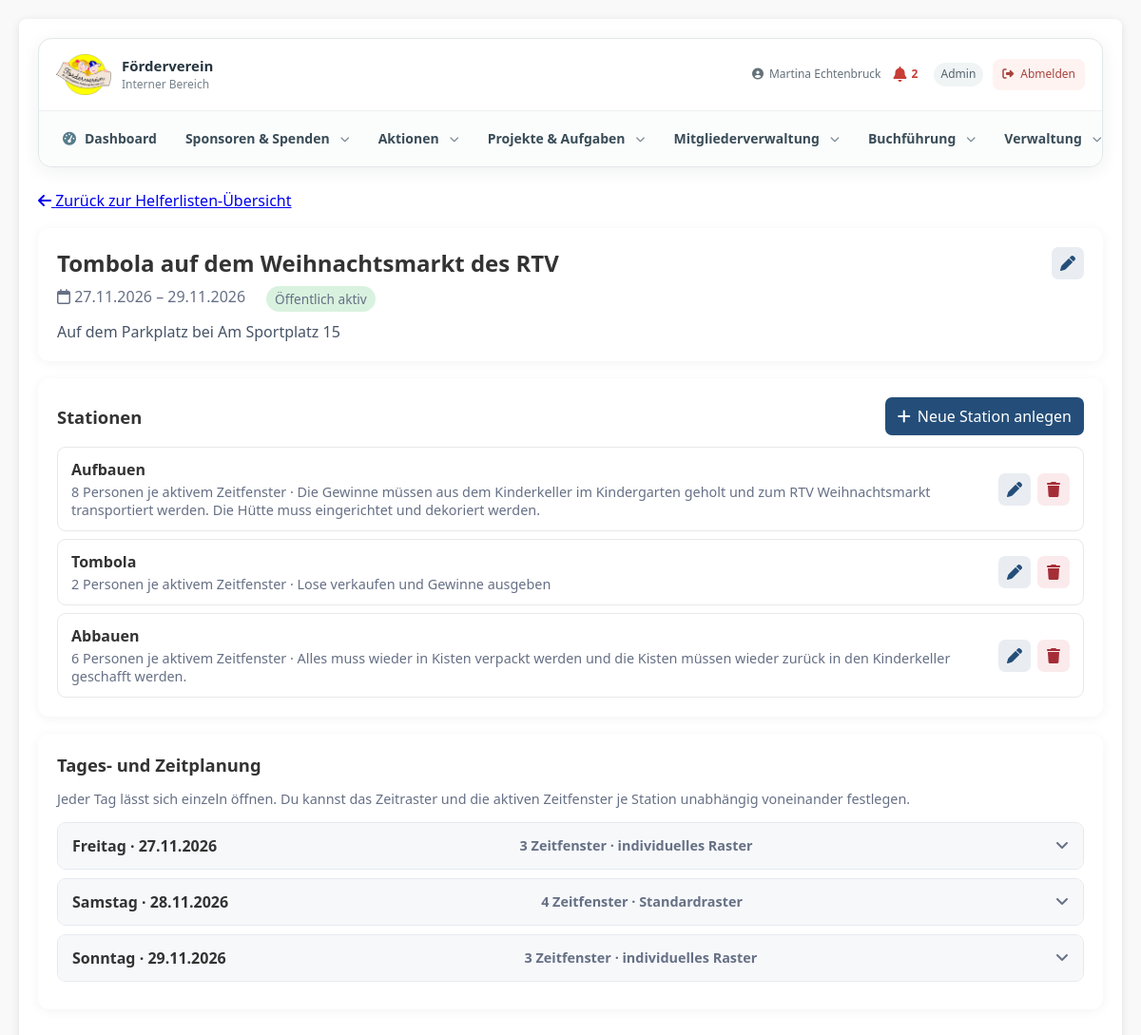
/helferaktion.php (signed in), run on the app's committed database.
### tables this page shows
CREATE TABLE `roles` (
  `id` int NOT NULL,
  `role_name` varchar(50) NOT NULL,
  `description` text,
  `created_at` timestamp NULL DEFAULT CURRENT_TIMESTAMP
);

CREATE TABLE `helper_actions` (
  `id` bigint UNSIGNED NOT NULL,
  `title` varchar(180) NOT NULL,
  `description` text,
  `start_date` date NOT NULL,
  `end_date` date NOT NULL,
  `status` enum('draft','active','closed') NOT NULL DEFAULT 'draft',
  `default_slots` json DEFAULT NULL,
  `created_by` bigint UNSIGNED DEFAULT NULL,
  `created_at` timestamp NOT NULL DEFAULT CURRENT_TIMESTAMP,
  `updated_at` timestamp NOT NULL DEFAULT CURRENT_TIMESTAMP ON UPDATE CURRENT_TIMESTAMP
);

CREATE TABLE `helper_stations` (
  `id` bigint UNSIGNED NOT NULL,
  `action_id` bigint UNSIGNED NOT NULL,
  `name` varchar(150) NOT NULL,
  `description` varchar(500) DEFAULT NULL,
  `capacity` smallint UNSIGNED NOT NULL DEFAULT '1',
  `sort_order` int NOT NULL DEFAULT '0',
  `active` tinyint(1) NOT NULL DEFAULT '1'
);

CREATE TABLE `helper_days` (
  `id` bigint UNSIGNED NOT NULL,
  `action_id` bigint UNSIGNED NOT NULL,
  `event_date` date NOT NULL,
  `slots_json` json NOT NULL,
  `custom_grid` tinyint(1) NOT NULL DEFAULT '0'
);

### helferaktion.php (called while the page is built, shortened)
<?php
require __DIR__ . '/app/Modules/Helferverwaltung/Pages/action.php';

### app/Core/Auth.php (called while the page is built, shortened)
<?php
function getUserRole() {
    $database = new Database();
    $conn = $database->getConnection();
    $stmt = $conn->prepare("
        SELECT r.role_name
        FROM users u
        JOIN user_roles ur ON u.id = ur.user_id
        JOIN roles r ON ur.role_id = r.id
        WHERE u.id = ?
        LIMIT 1
    ");
    $stmt->execute([$_SESSION['user_id']]);
    return $stmt->fetchColumn();
}
?>

### app/Modules/Helferverwaltung/Pages/action.php (the view, shortened to what this page needs)
<?php
$root=dirname(__DIR__,4);require_once $root.'/auth.php';checkPermission('manage_helpers');require_once $root.'/db_connection.php';require_once $root.'/app/Core/Mail.php';
$db=(new Database())->getConnection();$db->setAttribute(PDO::ATTR_ERRMODE,PDO::ERRMODE_EXCEPTION);
if(empty($_SESSION['helpers_csrf']))$_SESSION['helpers_csrf']=bin2hex(random_bytes(32));$csrf=$_SESSION['helpers_csrf'];$error='';$notice='';
function hh($v){return htmlspecialchars((string)$v,ENT_QUOTES,'UTF-8');}
$actions=$db->query("SELECT a.*,(SELECT COUNT(*) FROM helper_stations s WHERE s.action_id=a.id) station_count,(SELECT COUNT(*) FROM helper_registrations r WHERE r.action_id=a.id AND r.status='active') signup_count FROM helper_actions a ORDER BY a.start_date DESC,a.id DESC")->fetchAll(PDO::FETCH_ASSOC);$selected=(int)($_GET['aktion']??($actions[0]['id']??0));$q=$db->prepare('SELECT * FROM helper_actions WHERE id=?');$q->execute([$selected]);$action=$q->fetch(PDO::FETCH_ASSOC);$stations=[];$days=[];if($action){$q=$db->prepare('SELECT * FROM helper_stations WHERE action_id=? ORDER BY sort_order,id');$q->execute([$selected]);$stations=$q->fetchAll(PDO::FETCH_ASSOC);$q=$db->prepare('SELECT * FROM helper_days WHERE action_id=? ORDER BY event_date');$q->execute([$selected]);$days=$q->fetchAll(PDO::FETCH_ASSOC);}
?><!doctype html><html lang="de"><head><meta charset="utf-8"><meta name="viewport" content="width=device-width,initial-scale=1"><title>Helferaktion bearbeiten</title>
<link rel="stylesheet" href="styles.css"><link rel="stylesheet" href="includes/navigation.css"><link rel="stylesheet" href="https://cdnjs.cloudflare.com/ajax/libs/font-awesome/6.4.0/css/all.min.css"></head><body><div class="container wrap"><header class="app-page-header"><?php require $root.'/includes/navigation.php';?></header><main class="helper-wrap"><?php if($error):?><?=hh($error)?><?php endif;?><?php if($notice):?><?=hh($notice)?><?php endif;?>
<p><a href="helferlisten.php"><i class="fa-solid fa-arrow-left"></i> Zurück zur Helferlisten-Übersicht</a></p>
<?php if($action):?>
<section class="helper-card">
 <div class="helper-action-summary"><div><h2><?=hh($action['title'])?></h2><div class="helper-action-meta"><span><i class="fa-regular fa-calendar"></i> <?=date('d.m.Y',strtotime($action['start_date']))?> – <?=date('d.m.Y',strtotime($action['end_date']))?></span><span class="helper-tag <?=$action['status']==='active'?'active':($action['status']==='closed'?'closed':'')?>"><?=['draft'=>'Entwurf','active'=>'Öffentlich aktiv','closed'=>'Geschlossen'][$action['status']]??hh($action['status'])?></span></div><?php if($action['description']):?><p class="helper-description"><?=nl2br(hh($action['description']))?></p><?php endif;?></div><button type="button" class="helper-btn helper-icon-btn" id="toggleActionEdit" title="Veranstaltung bearbeiten" aria-label="Veranstaltung bearbeiten"><i class="fa-solid fa-pen"></i></button></div>
</section>
<section class="helper-card"><div class="helper-section-head"><h2>Stationen</h2><button type="button" class="helper-btn primary" id="toggleNewStation"><i class="fa-solid fa-plus"></i> Neue Station anlegen</button></div>
 <?php if(!$stations):?><p class="helper-muted">Für diese Helferaktion wurden noch keine Stationen angelegt.</p><?php else:?><div class="helper-station-list"><?php foreach($stations as $s):$editing=(int)($_GET['edit_station']??0)===(int)$s['id'];?><article class="helper-station" id="station-<?=$s['id']?>"><div class="helper-station-head"><div><div class="helper-station-name"><?=hh($s['name'])?></div><div class="helper-station-meta"><?=hh($s['capacity'])?> Personen je aktivem Zeitfenster<?php if($s['description']):?> · <?=hh($s['description'])?><?php endif;?></div></div><div class="helper-station-actions"><a class="helper-btn helper-icon-btn" href="?aktion=<?=$selected?>&edit_station=<?=$s['id']?>#station-<?=$s['id']?>" title="Station bearbeiten" aria-label="Station bearbeiten"><i class="fa-solid fa-pen"></i></a><form method="post" onsubmit="return confirm('Station löschen? Zugehörige Belegungen werden ebenfalls entfernt.');"><input type="hidden" name="csrf" value="<?=hh($csrf)?>"><input type="hidden" name="do" value="station_delete"><input type="hidden" name="action_id" value="<?=$selected?>"><input type="hidden" name="station_id" value="<?=$s['id']?>"><button class="helper-btn helper-icon-btn danger" title="Station löschen" aria-label="Station löschen"><i class="fa-solid fa-trash"></i></button></form></div></div>
 </article><?php endforeach;?></div><?php endif;?>
</section>
<section class="helper-card"><div class="helper-section-head"><h2>Tages- und Zeitplanung</h2></div><p class="helper-muted">Jeder Tag lässt sich einzeln öffnen. Du kannst das Zeitraster und die aktiven Zeitfenster je Station unabhängig voneinander festlegen.</p>
 <?php foreach($days as $d):$slots=json_decode($d['slots_json'],true)?:[];?><details class="helper-day"><summary><span><?=['Sunday'=>'Sonntag','Monday'=>'Montag','Tuesday'=>'Dienstag','Wednesday'=>'Mittwoch','Thursday'=>'Donnerstag','Friday'=>'Freitag','Saturday'=>'Samstag'][date('l',strtotime($d['event_date']))]??''?> · <?=date('d.m.Y',strtotime($d['event_date']))?></span><span class="helper-muted"><?=count($slots)?> Zeitfenster<?=!empty($d['custom_grid'])?' · individuelles Raster':' · Standardraster'?></span></summary>
 </details><?php endforeach;?>
</section><?php endif;?></main></div></body></html>

### includes/navigation.php (shortened to what this page needs)
<?php
$navigationItems = require __DIR__ . '/../config/navigation.php';
$currentPage = basename(parse_url($_SERVER['SCRIPT_NAME'] ?? '', PHP_URL_PATH) ?: '');
$currentUserName = $_SESSION['full_name'] ?? $_SESSION['username'] ?? 'Benutzer';
$currentUserRole = getUserRole();
$notificationUnreadCount = 0;
try {
    $notificationDb = (new Database())->getConnection();
    $notificationDb->setAttribute(PDO::ATTR_ERRMODE, PDO::ERRMODE_EXCEPTION);
    $notificationUserId = (int)($_SESSION['user_id'] ?? 0);
    $notificationConditions = ['user_id=?', 'is_read=0'];
    $notificationParams = [$notificationUserId];
    $notificationCountStmt = $notificationDb->prepare('SELECT COUNT(*) FROM notifications WHERE '.implode(' AND ', $notificationConditions));
    $notificationCountStmt->execute($notificationParams);
    $notificationUnreadCount = (int)$notificationCountStmt->fetchColumn();
} catch (Throwable $notificationError) {
    error_log('Benachrichtigungszähler: '.$notificationError->getMessage());
}
$visibleItems = [];
foreach ($navigationItems as $item) {
    if (!isset($item['permission']) || $item['permission'] === null || hasPermission($item['permission'])) {
        $visibleItems[] = $item;
    }
}
$navigationGroups = [
    'Sponsoren & Spenden' => ['Sponsorenübersicht', 'Spendenaktion'],
    'Aktionen' => ['Verkäufe & Bestellungen', 'Helferlisten'],
    'Projekte & Aufgaben' => ['Aufgabenübersicht', 'Projekt anlegen', 'Einzelaufgaben', 'Vorlagen'],
    'Mitgliederverwaltung' => ['Mitgliederübersicht', 'E-Mail-Vorlagen', 'Mitgliederkommunikation', 'Versandhistorie'],
    'Buchführung' => ['Buchungen'],
    'Verwaltung' => ['Benutzerverwaltung', 'Rollen & Rechte'],
];
$dashboardItem = null;
foreach ($visibleItems as $item) {
    if ($item['label'] === 'Dashboard') $dashboardItem = $item;
}
?>
<div class="app-navigation" aria-label="Hauptnavigation">
    <div class="app-navigation-top">
        <a class="app-navigation-brand" href="dashboard.php" aria-label="Förderverein intern – Dashboard">
            <img src="/intern/assets/foerderverein-logo.png" alt="Förderverein Ev. Kindergarten Duisburg-Rumeln e.V.">
            <span><strong>Förderverein</strong><small>Interner Bereich</small></span>
        </a>
        <div class="app-navigation-user">
            <a class="app-navigation-user-name app-navigation-profile-link" href="profile.php" title="Profil und Einstellungen öffnen"><i class="fas fa-user-circle" aria-hidden="true"></i> <?= htmlspecialchars((string) $currentUserName, ENT_QUOTES, 'UTF-8') ?></a>
            <a class="app-navigation-notifications<?= $notificationUnreadCount > 0 ? ' has-unread' : '' ?>" href="notifications.php" aria-label="Benachrichtigungen<?= $notificationUnreadCount > 0 ? ': '.$notificationUnreadCount.' ungelesen' : '' ?>" title="Benachrichtigungen">
                <i class="fas fa-bell" aria-hidden="true"></i>
                <?php if ($notificationUnreadCount > 0): ?><span class="app-navigation-notifications-count"><?= $notificationUnreadCount > 99 ? '99+' : $notificationUnreadCount ?></span><?php endif; ?>
            </a>
            <?php if ($currentUserRole !== null && $currentUserRole !== false && $currentUserRole !== ''): ?>
                <span class="app-navigation-role"><?= htmlspecialchars((string) $currentUserRole, ENT_QUOTES, 'UTF-8') ?></span>
            <?php endif; ?>
            <a class="app-navigation-logout" href="logout.php" title="Abmelden"><i class="fas fa-right-from-bracket" aria-hidden="true"></i><span>Abmelden</span></a>
        </div>
    </div>
    <nav class="app-navigation-menu" id="app-navigation-menu" aria-label="Bereiche">
        <?php if ($dashboardItem): ?>
            <a class="app-navigation-link<?= $currentPage === basename($dashboardItem['url']) ? ' is-active' : '' ?>" href="<?= htmlspecialchars($dashboardItem['url'], ENT_QUOTES, 'UTF-8') ?>"<?= $currentPage === basename($dashboardItem['url']) ? ' aria-current="page"' : '' ?>>
                <i class="<?= htmlspecialchars($dashboardItem['icon'], ENT_QUOTES, 'UTF-8') ?>" aria-hidden="true"></i><span>Dashboard</span>
            </a>
        <?php endif; ?>
        <?php foreach ($navigationGroups as $groupLabel => $groupItemLabels): ?>
            <?php
            $groupActive = false;
            ?>
            <div class="app-navigation-group<?= $groupActive ? ' has-active' : '' ?>">
                <button class="app-navigation-link app-navigation-group-toggle" type="button" aria-expanded="false">
                    <span><?= htmlspecialchars($groupLabel, ENT_QUOTES, 'UTF-8') ?></span><i class="fas fa-chevron-down app-navigation-chevron" aria-hidden="true"></i>
                </button>
            </div>
        <?php endforeach; ?>
    </nav>
</div>

### styles.css (style rules this page uses)
:root { --primary-color: #3498db; --success-color: #2ecc71; --warning-color: #f39c12; --danger-color: #e74c3c; --light-gray: #f5f5f5; --border-color: #ddd; --button-gray: #6c757d; }
* { box-sizing: border-box; }
body { font-family: 'Segoe UI', Tahoma, Geneva, Verdana, sans-serif; margin: 0; padding: 20px; background-color: #f9f9f9; color: #333; }
.container { max-width: 1400px; margin: 0 auto; background-color: white; border-radius: 8px; box-shadow: 0 2px 10px rgba(0,0,0,0.1); padding: 20px; }
html { -webkit-text-size-adjust: 100%; text-size-adjust: 100%; }
img, video, canvas, svg { max-width: 100%; }
input, select, textarea, button { font: inherit; }
button, input[type="button"], input[type="submit"], .btn, .button { touch-action: manipulation; }

### includes/navigation.css (style rules this page uses)
.app-navigation { width: 100%; text-align: left; color: #263640; font-size: 14px; line-height: 1.4; border: 1px solid #e2e7e9; border-radius: 14px; background: #fff; box-shadow: 0 4px 18px rgba(30, 45, 55, .07); position: relative; z-index: 50; }
.app-navigation-top { display: flex; align-items: center; gap: 18px; min-height: 76px; padding: 10px 18px; border-bottom: 1px solid #edf0f1; }
.app-navigation-brand { display: inline-flex; align-items: center; gap: 11px; min-width: 205px; color: #263640; text-decoration: none; }
.app-navigation-brand img { display: block; width: 58px; height: 52px; object-fit: contain; }
.app-navigation-brand span { display: flex; flex-direction: column; gap: 3px; }
.app-navigation-brand strong { font-size: 15px; line-height: 1.2; }
.app-navigation-brand small { color: #75818a; font-size: 12px; }
.app-navigation-user { margin-left: auto; display: flex; align-items: center; justify-content: flex-end; gap: 10px; color: #64717a; font-size: 12px; min-width: 0; }
.app-navigation-user-name { display: inline-flex; align-items: center; gap: 6px; }
.app-navigation-role { padding: 4px 8px; border-radius: 99px; background: #f0f4f5; color: #53636c; }
.app-navigation-notifications { position: relative; display: inline-flex; align-items: center; justify-content: center; gap: 5px; min-width: 24px; min-height: 32px; padding: 2px 3px; border: 0; border-radius: 0; background: transparent; color: #8a969c; text-decoration: none; font-size: 16px; transition: color .15s ease; }
.app-navigation-notifications > i { color: inherit; }
.app-navigation-notifications.has-unread, .app-navigation-notifications.has-unread > i { color: #c83d36; }
.app-navigation-notifications-count { color: #c83d36; font-size: 12px; line-height: 1; font-weight: 700; min-width: 10px; text-align: left; }
.app-navigation-logout { display: inline-flex; align-items: center; gap: 7px; padding: 8px 10px; border-radius: 8px; color: #a8423b !important; text-decoration: none; background: #fff3f2; white-space: nowrap; }
.app-navigation-menu { display: flex; align-items: stretch; gap: 4px; padding: 8px 12px; background: #fbfcfc; border-radius: 0 0 14px 14px; }
.app-navigation-link { display: inline-flex; align-items: center; justify-content: center; gap: 9px; min-height: 42px; padding: 10px 13px; border: 0; border-radius: 8px; background: transparent; color: #394c57; font: inherit; font-weight: 600; text-decoration: none; white-space: nowrap; cursor: pointer; }
.app-navigation-link > i:first-child { color: #577c8b; }
.app-navigation-group { position: relative; display: flex; align-items: stretch; }
.app-navigation-group-toggle { width: 100%; }
.app-navigation-chevron { margin-left: 2px; font-size: 10px; color: #7a8990; transition: transform .15s ease; }
.app-page-header { display: flex; flex-direction: column; align-items: stretch; gap: 18px; margin-bottom: 24px; }
.app-page-header > .app-navigation { width: 100%; min-width: 0; }
.app-page-header { display: block; }
.app-navigation-profile-link, .app-navigation-profile-link:visited, .app-navigation-profile-link:hover, .app-navigation-profile-link:active { color: inherit !important; text-decoration: none !important; }
.app-navigation-profile-link { cursor: pointer; }

### data on the page
roles: role_name "Admin"
helper_actions: title "Tombola auf dem Weihnachtsmarkt des RTV", start_date "27.11.2026", end_date "29.11.2026", status "Öffentlich aktiv", description "Auf dem Parkplatz bei Am Sportplatz 15"
helper_stations: name "Aufbauen", capacity "8", description "Die Gewinne müssen aus dem Kinderkeller im Kindergarten geholt und zum RTV Weihnachtsmarkt transportiert werden. Die Hütte muss eingerichtet und dekoriert werden."
helper_stations: name "Tombola", capacity "2", description "Lose verkaufen und Gewinne ausgeben"
helper_stations: name "Abbauen", capacity "6", description "Alles muss wieder in Kisten verpackt werden und die Kisten müssen wieder zurück in den Kinderkeller geschafft werden."
helper_days: event_date "Freitag", event_date "27.11.2026", slots_json "3", custom_grid "· individuelles Raster"
helper_days: event_date "Samstag", event_date "28.11.2026", slots_json "4", custom_grid "· Standardraster"
helper_days: event_date "Sonntag", event_date "29.11.2026", slots_json "3", custom_grid "· individuelles Raster"

### other printed values
$currentUserName "Martina Echtenbruck"
$notificationUnreadCount "2"
$groupLabel "Sponsoren & Spenden"
$groupLabel "Aktionen"
$groupLabel "Projekte & Aufgaben"
$groupLabel "Mitgliederverwaltung"
$groupLabel "Buchführung"
$groupLabel "Verwaltung"
